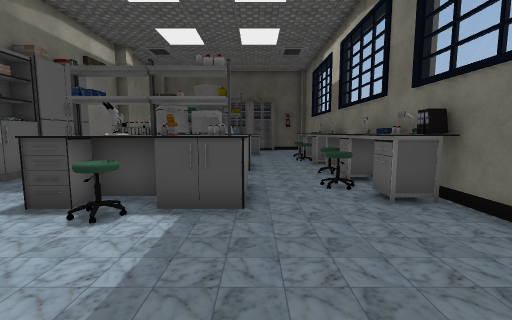
view 1 (above)

14 first-person views from a walk through a 3-D level made in the Unity game engine. The camera is 1.4 m above the floor, tilts 6° down and sees 90° across. Doors are open. The floor is counted in squares, 1 m on a side. Each view is taken from the middle of a square. On the plan, view 1 faces up. The plan holds only what a view shows up to about 13 squares ahead; the rest is blank. The place goes on beyond the plan. The player character is not drawn. Some surface patterns are stand-ins.

view 2
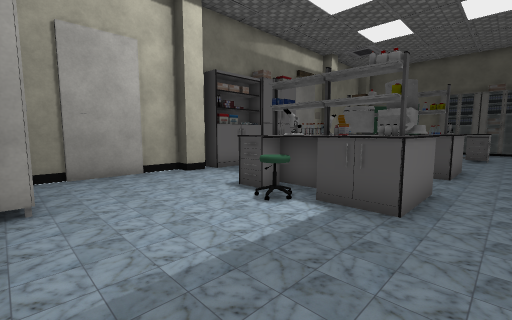

view 3
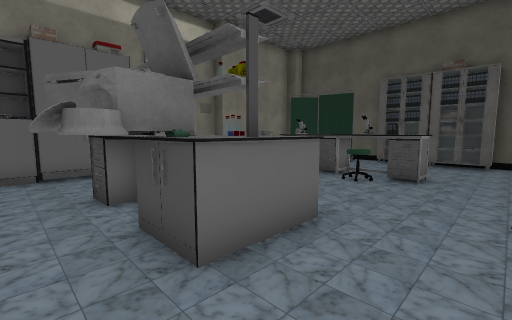

view 4
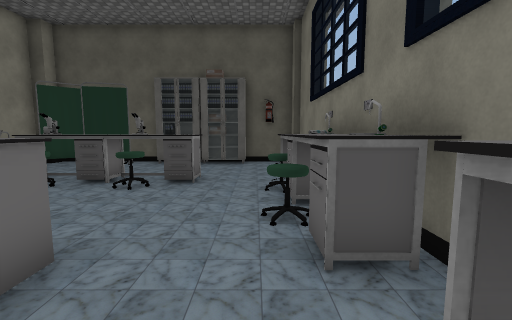

view 5
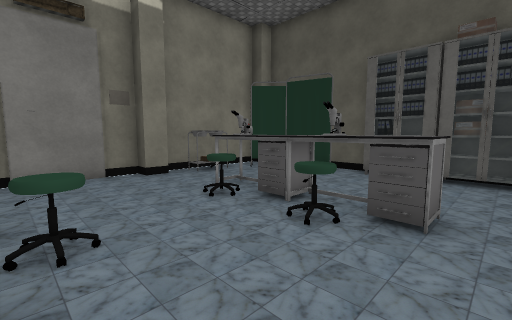

view 6
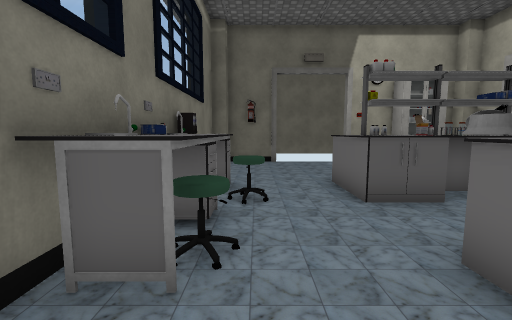

view 7
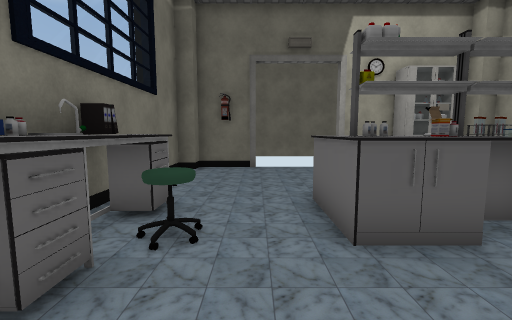

view 8
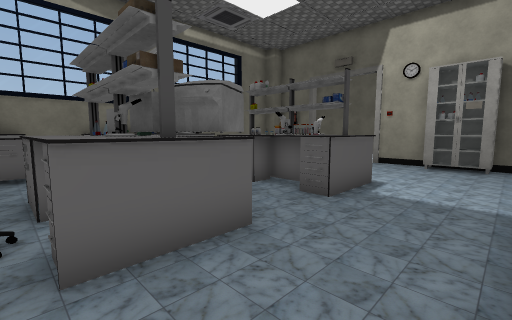

view 9
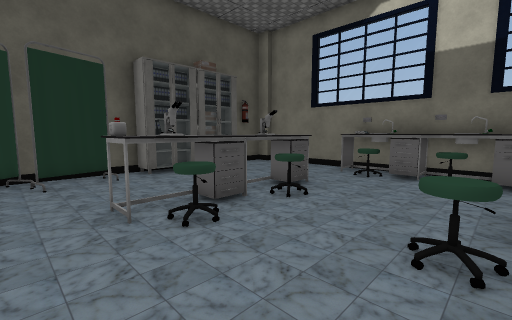

view 10
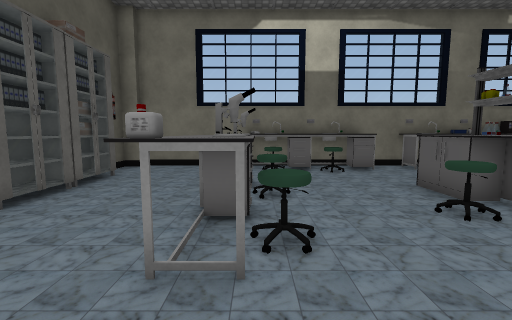

view 11
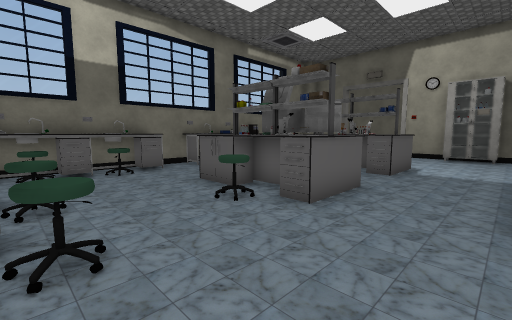

view 12
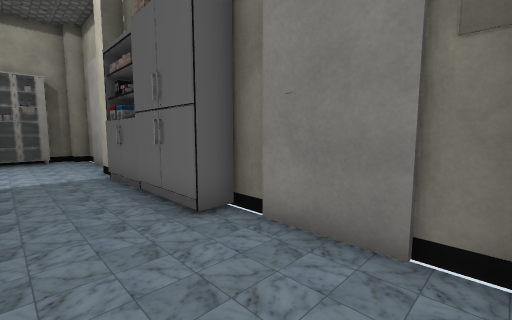

view 13
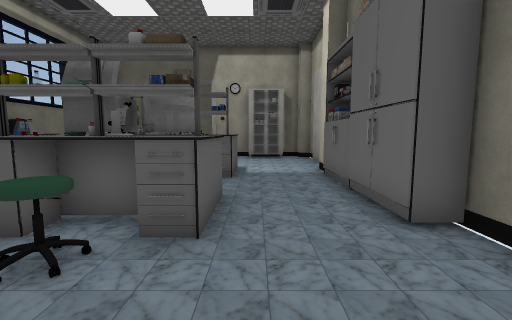

view 14
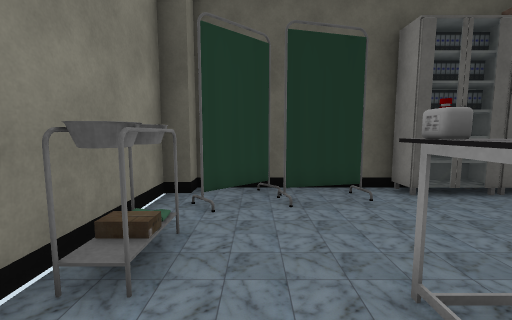

### Floor plan
Points are (right, up) in squares from view 1. A wall is a line through its corners. A room is listed if a view was taken in it or the views show most of it. See-through windows are left out.
Room 1 (views 1, 2, 3, 4, 5, 6, 7, 8, 9, 10, 11, 12, 13, 14)
walls: (4, 9.4) (4, 11.6); (-7.5, 16.2) (-7.5, 15.4); (-8.2, 15.4) (-8.2, 11.1); (-7.5, 5.7) (-7.5, 4.9); (4, 16.4) (4, 20.9); (-8.2, 4.9) (-8.2, 0.1); (-2.4, 21.5) (-5.8, 21.5); (3.7, 20.9) (3.7, 21.5) (1.5, 21.5); (-8.2, 20.9) (-8.2, 16.4); (-4.6, -0.6) (-2.4, -0.6); (-7.5, 21.6) (-7.5, 20.9); (0.9, -0.6) (3.3, -0.6) (3.3, 0.1) (4, 0.1) (4, 6.6); (-7.5, 0.1) (-7.5, -0.6) (-6.5, -0.6)
ways out: open door at (-0.5, -1)
objects: closet (-8, 7) to (-8, 8); closet (-8, 10) to (-7, 10); other object (-7, 17) to (-7, 18); other object (-7, 20) to (-6, 21); closet (-6, 0) to (-5, 0); other object (-5, 20) to (-4, 20); table (-4, 5) to (0, 7); table (-4, 9) to (0, 11); stool (-4, 16); table (-4, 16) to (-3, 17); stool (-3, 4) to (-3, 5); stool (-3, 12); stool (-2, 16) to (-1, 16); table (-2, 16) to (0, 17); closet (-2, 21) to (-1, 21); other object (-1, 8); other object (-1, 10); other object (-1, 11); closet (0, 21) to (1, 21); stool (2, 7); stool (2, 13) to (3, 13); table (3, 5) to (4, 10); stool (3, 9); table (3, 12) to (4, 16); stool (3, 15); other object (4, 7); other object (4, 8); other object (4, 16)

Positions as (right, up) in squares from view 1, and headings:
1: (0, 0), facing up
2: (1, 0), facing up-left
3: (2, 8), facing up-left
4: (2, 9), facing up
5: (1, 12), facing up-left
6: (2, 12), facing down
7: (1, 10), facing down
8: (-7, 12), facing down-right
9: (-6, 12), facing up-right
10: (-7, 16), facing right
11: (-7, 16), facing down-right
12: (-5, 15), facing down-left
13: (-5, 15), facing down
14: (-6, 15), facing up
